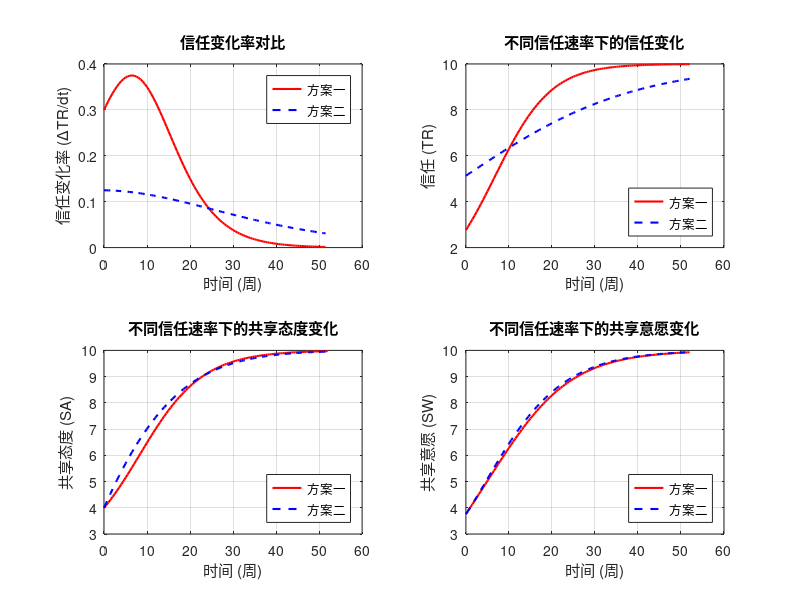

Reproduce this figure in MATLAB.
%% MATLAB代码：复现图4——不同信任速率情境下的仿真
% 仿真时间参数
t_start = 0;      % 起始时间（周）
t_end   = 52;     % 结束时间（周）
dt      = 0.5;    % 仿真步长（周）
time    = t_start:dt:t_end;  % 时间向量
X_max   = 10;     % 变量上限

% 基础参数（基准情境，参考图3）
TR0_base = 3.947;  % 信任初始值基准
SA0 = 3.995;       % 共享态度初始值
SW0 = 3.757;       % 共享意愿初始值

r_TR_base = 0.1;  % 信任增长速率基准
r_SA = 0.12;       % 共享态度增长速率（依赖于信任）
r_SW = 0.1;       % 共享意愿增长速率（依赖于共享态度）

% 情境1：方案一 —— 提升信任影响50%，初始信任降低30%
r_TR_1 = 1.5 * r_TR_base;           % 信任速率提升50%
TR0_1 = 0.7 * TR0_base;             % 初始信任降低30%

% 情境2：方案二 —— 降低信任影响50%，初始信任提高30%
r_TR_2 = 0.5 * r_TR_base;           % 信任速率降低50%
TR0_2 = 1.3 * TR0_base;             % 初始信任提高30%

% 初始化情境1各变量
TR1 = zeros(size(time));
SA1 = zeros(size(time));
SW1 = zeros(size(time));
TR1(1) = TR0_1;
SA1(1) = SA0;
SW1(1) = SW0;

% 初始化情境2各变量
TR2 = zeros(size(time));
SA2 = zeros(size(time));
SW2 = zeros(size(time));
TR2(1) = TR0_2;
SA2(1) = SA0;
SW2(1) = SW0;

% 离散化求解：采用欧拉法
for i = 1:length(time)-1
    % 情境1信任动态：dTR/dt = r_TR_1 * TR1*(1 - TR1/X_max)
    TR1(i+1) = TR1(i) + r_TR_1 * TR1(i) * (1 - TR1(i)/X_max) * dt;
    % 情境1共享态度：受信任直接影响
    SA1(i+1) = SA1(i) + r_SA * TR1(i) * (1 - SA1(i)/X_max) * dt;
    % 情境1共享意愿：受共享态度直接影响
    SW1(i+1) = SW1(i) + r_SW * SA1(i) * (1 - SW1(i)/X_max) * dt;
    
    % 情境2信任动态
    TR2(i+1) = TR2(i) + r_TR_2 * TR2(i) * (1 - TR2(i)/X_max) * dt;
    % 情境2共享态度：受信任直接影响
    SA2(i+1) = SA2(i) + r_SA * TR2(i) * (1 - SA2(i)/X_max) * dt;
    % 情境2共享意愿：受共享态度直接影响
    SW2(i+1) = SW2(i) + r_SW * SA2(i) * (1 - SW2(i)/X_max) * dt;
end

% 计算信任变化率（差分近似：ΔTR/dt）
dTR1 = diff(TR1) / dt;
dTR2 = diff(TR2) / dt;
time_diff = time(1:end-1);  % 变化率对应的时间点

% 绘图：比较情境1与情境2的信任、共享态度、共享意愿变化
figure;

% 绘制信任变化量
subplot(2, 2, 1);
plot(time_diff, dTR1, 'r-', 'LineWidth',1.5); hold on;
plot(time_diff, dTR2, 'b--', 'LineWidth',1.5);
xlabel('时间 (周)');
ylabel('信任变化率 (ΔTR/dt)');
title('信任变化率对比');
legend('方案一','方案二','Location','northeast');
grid on;

% 绘制信任比较
subplot(2, 2, 2);
plot(time, TR1, 'r-', 'LineWidth',1.5); hold on;
plot(time, TR2, 'b--', 'LineWidth',1.5);
xlabel('时间 (周)'); ylabel('信任 (TR)');
title('不同信任速率下的信任变化');
legend('方案一','方案二','Location','southeast');
grid on;

% 绘制共享态度比较
subplot(2, 2, 3);
plot(time, SA1, 'r-', 'LineWidth',1.5); hold on;
plot(time, SA2, 'b--', 'LineWidth',1.5);
xlabel('时间 (周)'); ylabel('共享态度 (SA)');
title('不同信任速率下的共享态度变化');
legend('方案一','方案二','Location','southeast');
grid on;

% 绘制共享意愿比较
subplot(2, 2, 4);
plot(time, SW1, 'r-', 'LineWidth',1.5); hold on;
plot(time, SW2, 'b--', 'LineWidth',1.5);
xlabel('时间 (周)'); ylabel('共享意愿 (SW)');
title('不同信任速率下的共享意愿变化');
legend('方案一','方案二','Location','southeast');
grid on;
